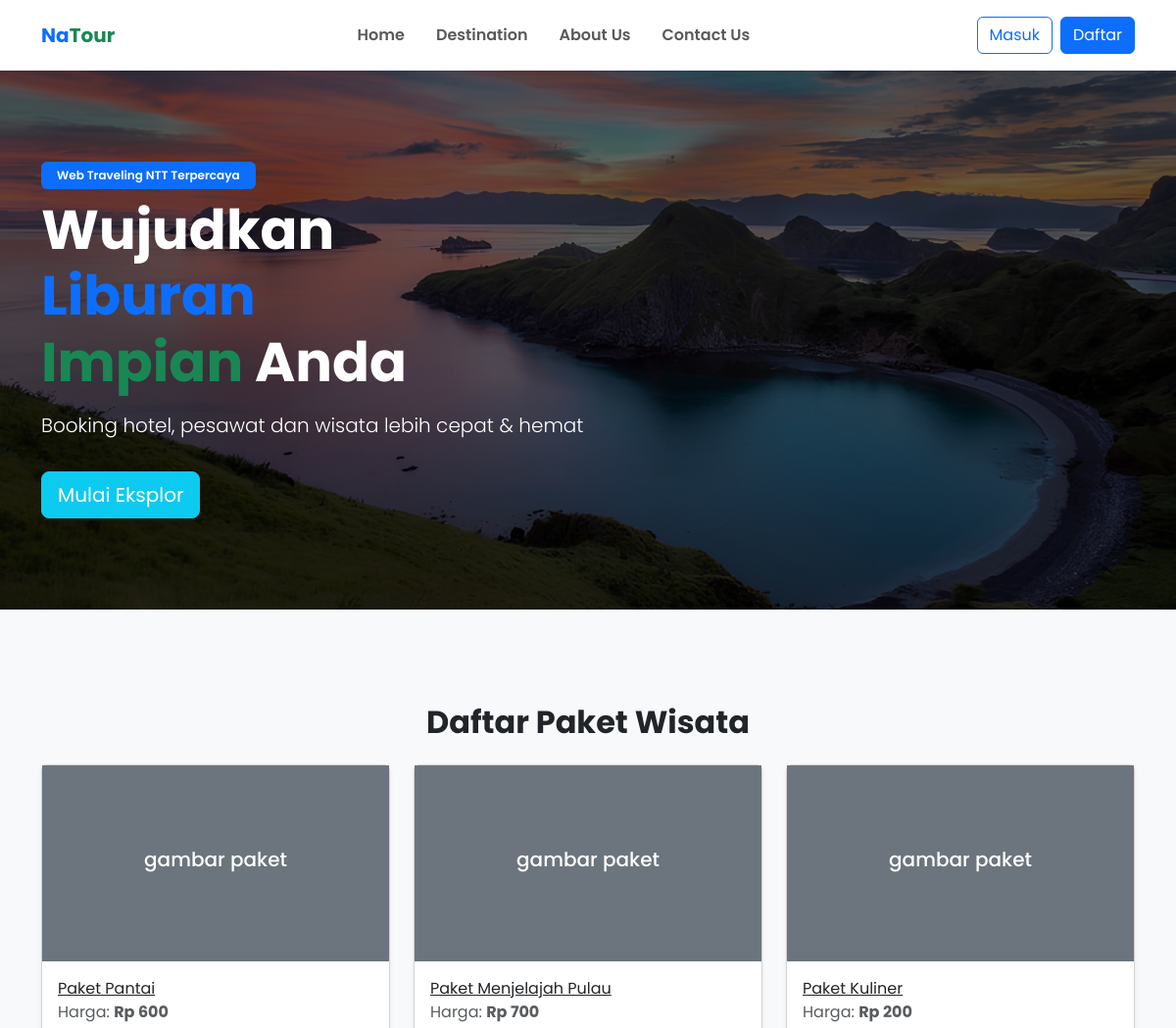
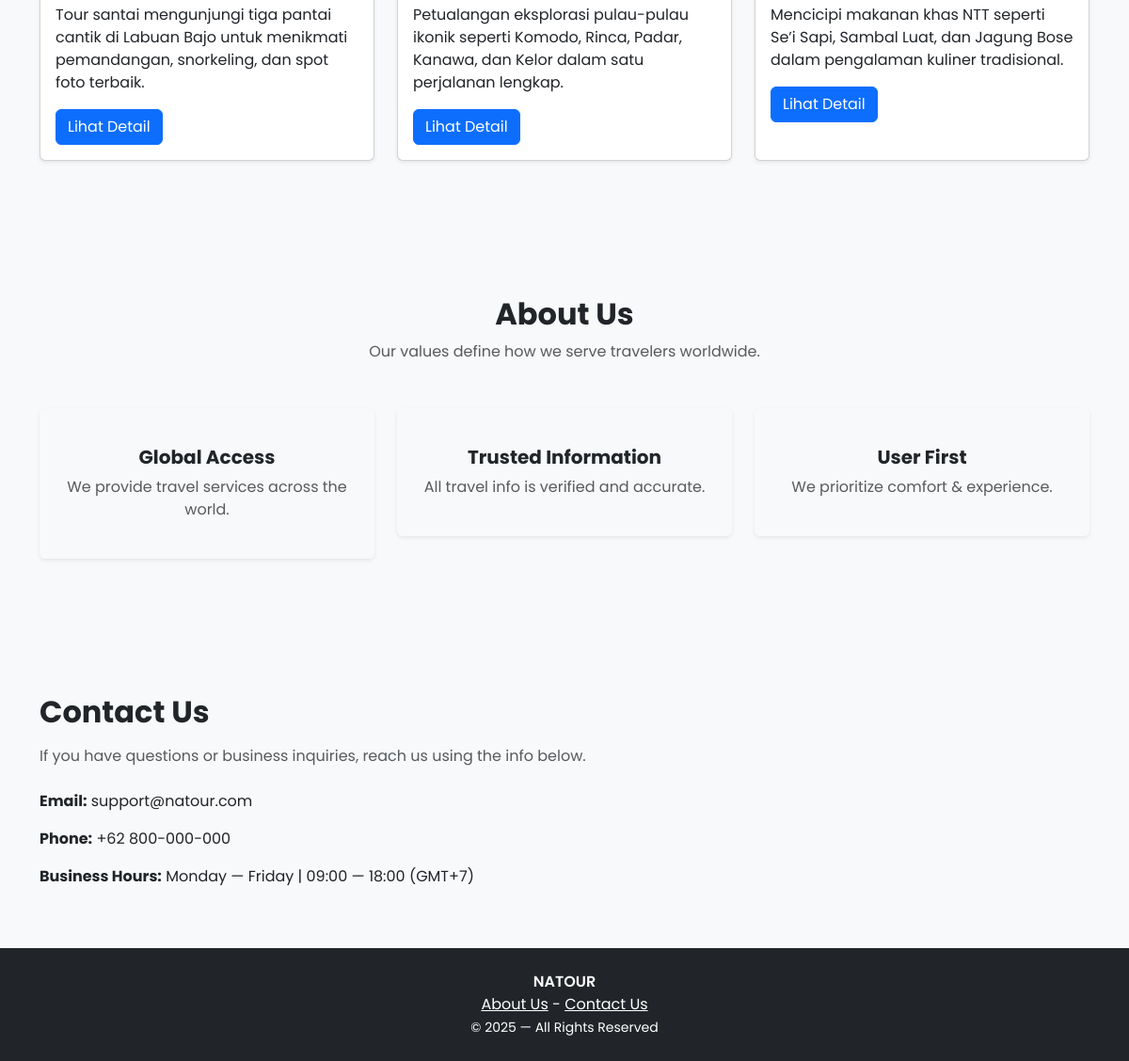
The page /Wisata/user/awal.php on the database its author committed (2 pictures, top to bottom).
### tables this page shows
CREATE TABLE `paket` (
  `id_paket` int NOT NULL,
  `nama_paket` varchar(100) NOT NULL,
  `deskripsi` text NOT NULL,
  `durasi` varchar(50) NOT NULL,
  `harga` int NOT NULL
);

### Wisata/user/awal.php (the view, shortened to what this page needs)
<?php
include "../config/app.php";
?>
<!DOCTYPE html>
<html lang="id">
<head>
    <link href="https://cdn.jsdelivr.net/npm/bootstrap@5.3.2/dist/css/bootstrap.min.css" rel="stylesheet">
</head>
<body class="bg-light">
<nav class="navbar navbar-expand-lg bg-white shadow-sm py-3 sticky-top">
    <div class="container">
        <a href="awal.php" class="navbar-brand fw-bold text-primary">
            <span class="text-primary">Na</span><span class="text-success">Tour</span>
        </a>
        <div class="collapse navbar-collapse justify-content-center" id="navMenu">
            <ul class="navbar-nav gap-3">
                <li class="nav-item"><a class="nav-link fw-semibold" href="#hero">Home</a></li>
                <li class="nav-item"><a class="nav-link fw-semibold" href="#destinasi">Destination</a></li>
                <li class="nav-item"><a class="nav-link fw-semibold" href="#aboutus">About Us</a></li>
                <li class="nav-item"><a class="nav-link fw-semibold" href="#kontak">Contact Us</a></li>
            </ul>
        </div>
        <div class="d-flex gap-2">
            <a href="../Login/login.php" class="btn btn-outline-primary">Masuk</a>
            <a href="../Login/daftar.php" class="btn btn-primary">Daftar</a>
        </div>
    </div>
</nav>
<header id="hero" class="hero d-flex align-items-center text-white">
    <div class="container">
        <span class="badge bg-primary fw-semibold px-3 py-2 mb-2">Web Traveling NTT Terpercaya</span>
        <h1 class="display-4 fw-bold" style="max-width: 500px;">
            Wujudkan <span class="text-primary">Liburan</span><br>
            <span class="text-success">Impian</span> Anda
        </h1>
        <p class="lead mt-3">Booking hotel, pesawat dan wisata lebih cepat & hemat</p>
        <a href="#destinasi" class="btn btn-lg btn-info text-white shadow mt-3">
            Mulai Eksplor
        </a>
    </div>
</header>
<br><br>
<div class="container my-5">
  <h2 class="mb-4 text-center fw-bold">Daftar Paket Wisata</h2>
  <div class="row g-4 justify-content-center">
    <?php
    $sql = "SELECT * FROM paket ORDER BY id_paket";
    $result = $db->query($sql);
    if ($result->num_rows > 0) {
        while($row = $result->fetch_assoc()) {
    ?>
    <div class="col-md-4">
      <div class="card h-100 shadow-sm">
        <div class="bg-secondary text-white d-flex align-items-center justify-content-center" style="height: 200px;">
          <h5>gambar paket</h5>
        </div>
        <div class="card-body">
          <a href="detail.php" class="card-title"><?php echo $row['nama_paket']; ?></a>
          <p class="text-muted mb-2">Harga: <strong>Rp <?php echo number_format($row['harga'], 0, ',', '.'); ?></strong></p>
          <p class="card-text"><?php echo $row['deskripsi']; ?></p>
          <a href="detail.php?id=<?php echo $row['id_paket']; ?>" class="btn btn-primary">Lihat Detail</a>
        </div>
      </div>
    </div>
    <?php
        }
    } else {
        echo "<div class='col-12 text-center'><div class='alert alert-warning'>Belum ada paket wisata tersedia.</div></div>";
    }
    ?>
  </div>
</div>
<br><br>
<section id="aboutus" class="container py-5">
    <div class="text-center mb-5">
        <h2 class="fw-bold">About Us</h2>
        <p class="text-muted">Our values define how we serve travelers worldwide.</p>
    </div>
    <div class="row g-4 text-center">
        <div class="col-md-4">
            <div class="p-4 shadow-sm rounded">
                <h5 class="fw-bold mt-3">Global Access</h5>
                <p class="text-muted">We provide travel services across the world.</p>
            </div>
        </div>
        <div class="col-md-4">
            <div class="p-4 shadow-sm rounded">
                <h5 class="fw-bold mt-3">Trusted Information</h5>
                <p class="text-muted">All travel info is verified and accurate.</p>
            </div>
        </div>
        <div class="col-md-4">
            <div class="p-4 shadow-sm rounded">
                <h5 class="fw-bold mt-3">User First</h5>
                <p class="text-muted">We prioritize comfort & experience.</p>
            </div>
        </div>
    </div>
</section>
<br><br>
<section id="kontak" class="container py-5">
    <h2 class="fw-bold mb-3">Contact Us</h2>
    <p class="text-muted" style="max-width:650px;">
        If you have questions or business inquiries, reach us using the info below.
    </p>
    <div class="mt-4">
        <p><strong>Email:</strong> support@natour.com</p>
        <p><strong>Phone:</strong> +62 800-000-000</p>
        <p><strong>Business Hours:</strong> Monday — Friday | 09:00 — 18:00 (GMT+7)</p>
    </div>
</section>
<footer class="text-center py-4 bg-dark text-white">
    <p class="fw-semibold m-0">NATOUR</p>
    <a href="aboutus.html" class="text-white">About Us</a> -
    <a href="kontak.html" class="text-white">Contact Us</a>
    <br>
    <small>© 2025 — All Rights Reserved</small>
</footer>
</body>
</html>

### Wisata/user/awal.php (style rules this page uses)
body { font-family: "Poppins", sans-serif; }
.hero { height: 550px; background: linear-gradient( rgba(0,0,0,0.6), rgba(0,0,0,0.6) ), url("src/bajo.jpeg") center/cover no-repeat; }

### rows shown on the page
paket: nama_paket "Paket Pantai", harga "600", deskripsi "Tour santai mengunjungi tiga pantai cantik di Labuan Bajo untuk menikmati pemandangan, snorkeling, dan spot foto terbaik."
paket: nama_paket "Paket Menjelajah Pulau", harga "700", deskripsi "Petualangan eksplorasi pulau-pulau ikonik seperti Komodo, Rinca, Padar, Kanawa, dan Kelor dalam satu perjalanan lengkap."
paket: nama_paket "Paket Kuliner", harga "200", deskripsi "Mencicipi makanan khas NTT seperti Se’i Sapi, Sambal Luat, dan Jagung Bose dalam pengalaman kuliner tradisional."
